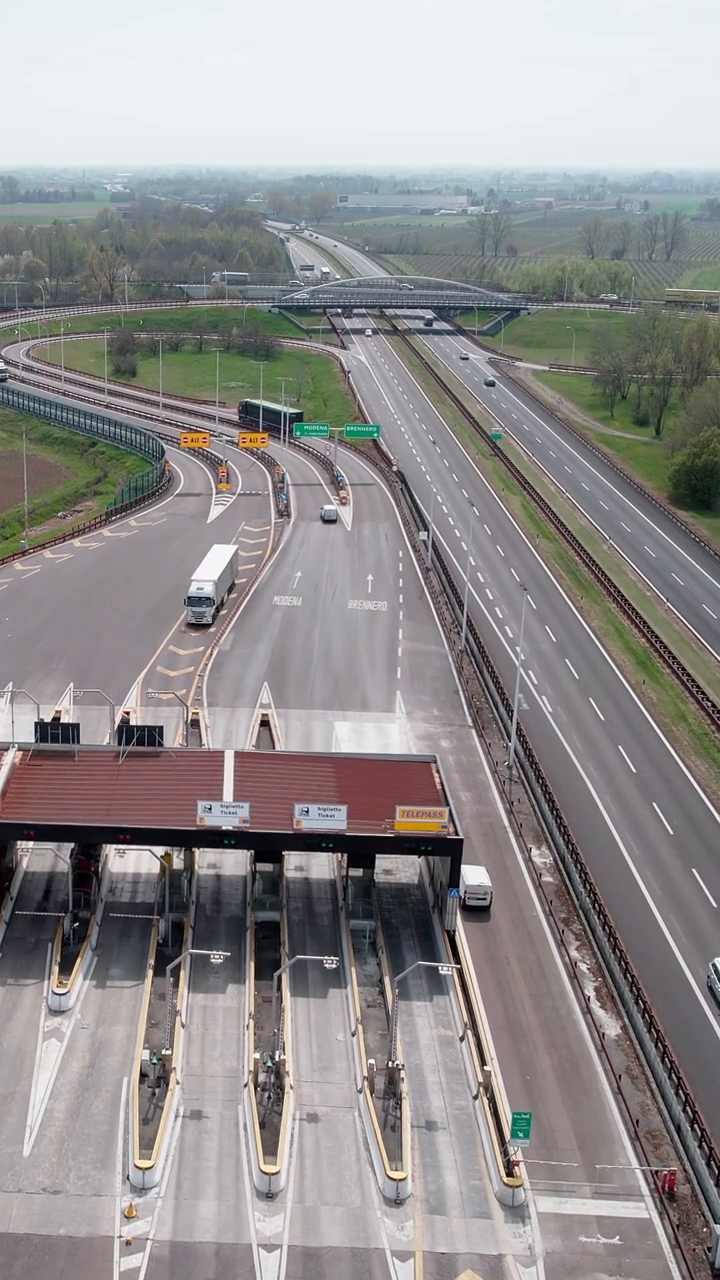
#> input picture frame 25 of prototypes/drone_perception/test_data/videos/traffic/247589_medium.mp4, 720 x 1280 px, given in place of the camera
$ python record_webcam.py
#> lines starting #> are read from the running program, lines starting #| are printed output that depends on the picture; after the words box and inside, x2 and y2 are one past the last pixel; in counts of white or black regions, pixels touching at a corner belong together
#!/usr/bin/env python3
"""
Webcam recording utility for creating stereo pipeline test videos.

Records forward-facing webcam footage suitable for depth estimation testing.
Provides visual feedback and instructions for capturing good test data.

Usage:
    python scripts/record_webcam.py --output test_data/videos/webcam/test1.mp4
    python scripts/record_webcam.py --camera 0 --resolution 1280x720 --fps 30
"""

import sys
from pathlib import Path
import argparse
import cv2
import time
from datetime import datetime

# Add parent directory to path
sys.path.insert(0, str(Path(__file__).parent.parent))


def parse_resolution(res_str):
    """Parse resolution string like '1280x720' to (width, height)."""
    try:
        width, height = map(int, res_str.lower().split('x'))
        return width, height
    except:
        raise ValueError(f"Invalid resolution format: {res_str}. Use WIDTHxHEIGHT (e.g., 1280x720)")


def record_webcam(
    camera_id=0,
    output_path=None,
    resolution=(1280, 720),
    fps=30,
    show_instructions=True
):
    """
    Record webcam footage with live preview.

    Args:
        camera_id: Camera device ID (0 for default webcam)
        output_path: Path to save video
        resolution: (width, height) tuple
        fps: Frames per second
        show_instructions: Show recording tips overlay
    """
#> called with camera_id = 0, resolution = (1280, 720), fps = 30, show_instructions = True
    # Open camera
    print(f"Opening camera {camera_id}...")
    cap = cv2.VideoCapture(camera_id)

    if not cap.isOpened():
        raise RuntimeError(f"Failed to open camera {camera_id}")

    # Set resolution
    width, height = resolution
    cap.set(cv2.CAP_PROP_FRAME_WIDTH, width)
    cap.set(cv2.CAP_PROP_FRAME_HEIGHT, height)
    cap.set(cv2.CAP_PROP_FPS, fps)

    # Get actual resolution (might differ from requested)
    actual_width = int(cap.get(cv2.CAP_PROP_FRAME_WIDTH))
    actual_height = int(cap.get(cv2.CAP_PROP_FRAME_HEIGHT))
    actual_fps = cap.get(cv2.CAP_PROP_FPS)

    print(f"Camera opened: {actual_width}x{actual_height} @ {actual_fps} fps")

    # Default output path if not provided
    if output_path is None:
        timestamp = datetime.now().strftime("%Y%m%d_%H%M%S")
        output_path = Path(f"test_data/videos/webcam/recording_{timestamp}.mp4")
    else:
        output_path = Path(output_path)

    # Create output directory
    output_path.parent.mkdir(parents=True, exist_ok=True)

    # Create video writer
    fourcc = cv2.VideoWriter_fourcc(*'mp4v')
    writer = cv2.VideoWriter(
        str(output_path),
        fourcc,
        fps,
        (actual_width, actual_height)
    )

    if not writer.isOpened():
        raise RuntimeError(f"Failed to create video writer: {output_path}")

    print(f"\nOutput: {output_path}")
    print("\n" + "="*60)
    print("WEBCAM RECORDING")
    print("="*60)
    print("\nControls:")
    print("  SPACE - Start/Stop recording")
    print("  'q'   - Quit")
    print("  'i'   - Toggle instructions")
    print("\nTips for good depth test footage:")
    print("  • Keep camera steady or move slowly")
    print("  • Include objects at multiple distances (1-10m)")
    print("  • Use forward-facing perspective (not overhead)")
    print("  • Record for 10-30 seconds")
    print("  • Good lighting helps detection")
    print("="*60)

    recording = False
    frame_count = 0
    start_time = None

    instructions = [
        "TIPS FOR DEPTH TESTING:",
        "- Objects at 1-3m (near)",
        "- Objects at 3-7m (mid)",
        "- Objects at 7-15m (far)",
        "- Walk toward/away slowly",
        "- Move objects in scene"
    ]

    show_tips = show_instructions

    try:
        while True:
            ret, frame = cap.read()
#> frame is the input picture: shape (1280, 720, 3); mean B, G, R 142.4, 142.4, 144.9
            if not ret:
                print("Failed to grab frame")
                break

            display_frame = frame.copy()

            # Add overlay
            overlay_y = 30

            # Recording indicator
            if recording:
                # Red recording dot
                cv2.circle(display_frame, (30, 30), 15, (0, 0, 255), -1)
                cv2.putText(display_frame, "RECORDING", (60, 40),
                           cv2.FONT_HERSHEY_SIMPLEX, 0.7, (0, 0, 255), 2)

                # Frame counter and time
                elapsed = time.time() - start_time
                cv2.putText(display_frame,
                           f"Frames: {frame_count} | Time: {elapsed:.1f}s",
                           (60, 70),
                           cv2.FONT_HERSHEY_SIMPLEX, 0.5, (0, 0, 255), 1)
            else:
                # Ready indicator
                cv2.putText(display_frame, "READY - Press SPACE to record",
                           (30, 40),
                           cv2.FONT_HERSHEY_SIMPLEX, 0.7, (0, 255, 0), 2)
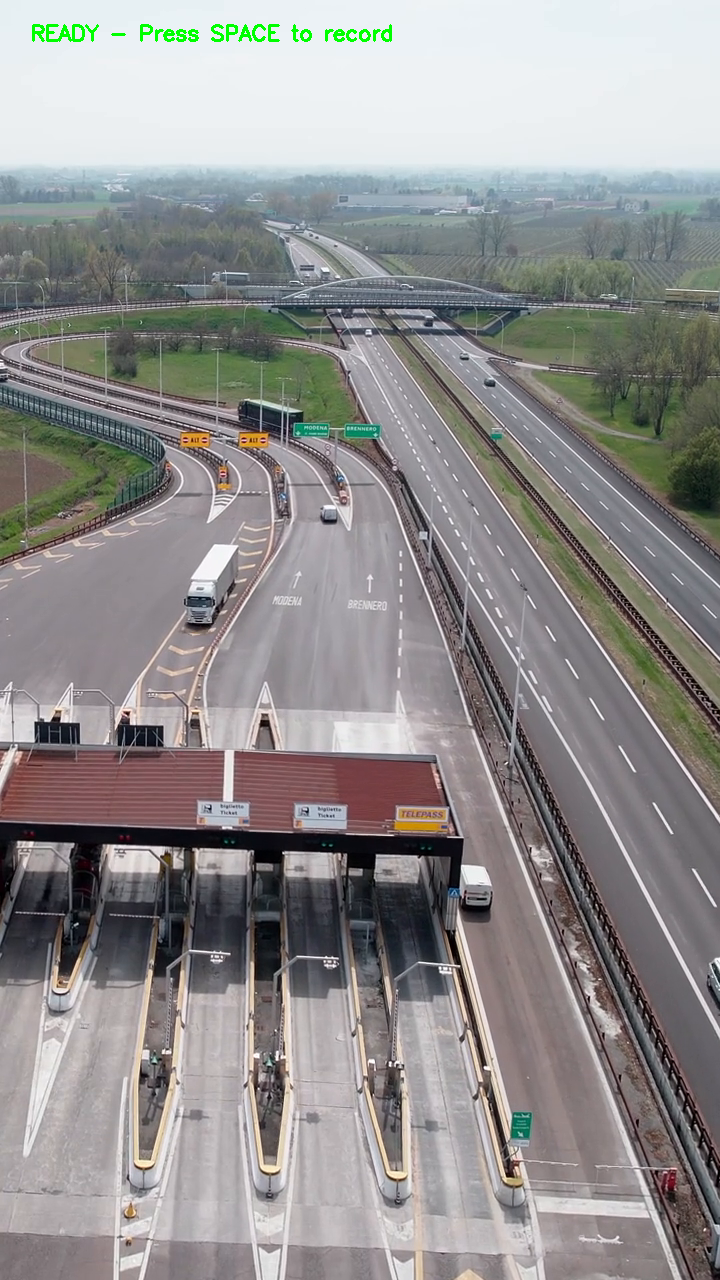
#> display_frame: shape (1280, 720, 3); 0.25% of pixels changed, all inside (x1, y1, x2, y2) = (32, 24, 392, 42)

            # Instructions overlay
            if show_tips:
                tips_y = actual_height - 180
                for i, tip in enumerate(instructions):
                    cv2.putText(display_frame, tip,
                               (10, tips_y + i*25),
                               cv2.FONT_HERSHEY_SIMPLEX, 0.5, (255, 255, 255), 1)
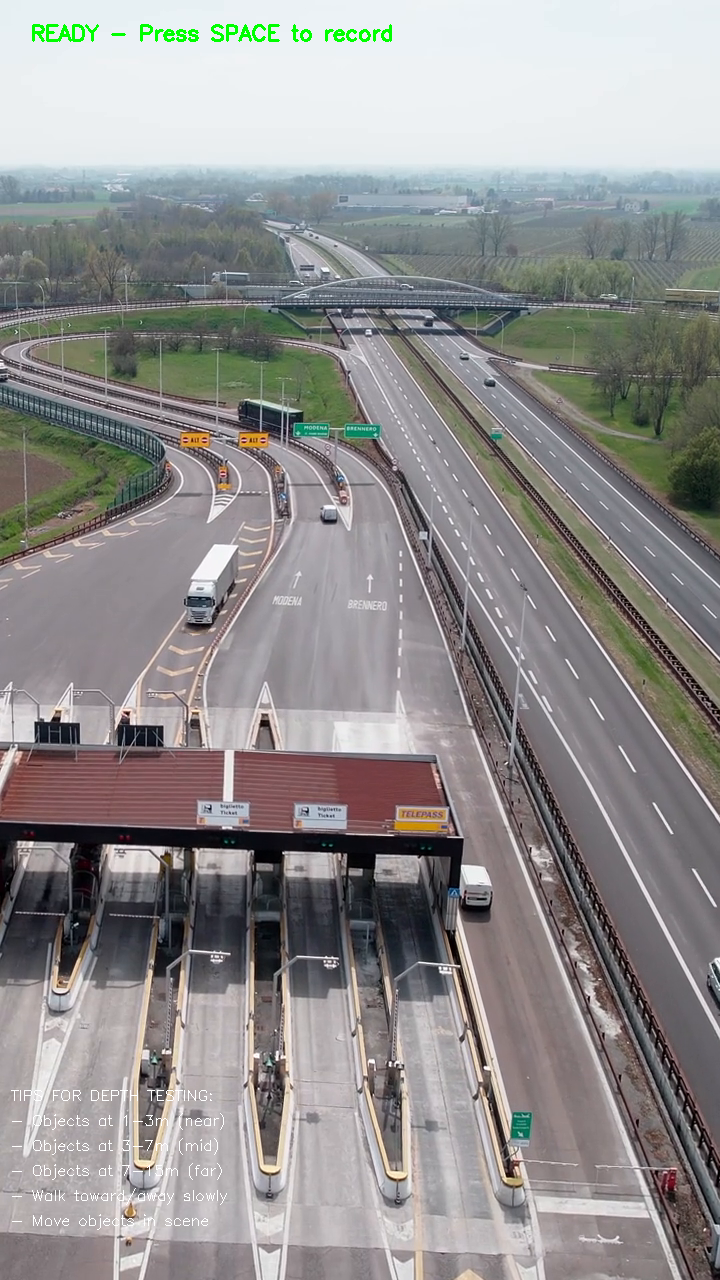
#> display_frame: shape (1280, 720, 3); 0.26% of pixels changed, all inside (x1, y1, x2, y2) = (11, 1090, 227, 1230)

            # Show preview
            cv2.imshow("Webcam Recording", display_frame)

            # Write frame if recording
            if recording:
                writer.write(frame)
                frame_count += 1

            # Handle keyboard input
            key = cv2.waitKey(1) & 0xFF
#> (key q is pressed here)

            if key == ord('q'):
                break
            elif key == ord(' '):  # Space bar
                if not recording:
                    # Start recording
                    recording = True
                    start_time = time.time()
                    frame_count = 0
                    print("\n▶ Recording started...")
                else:
                    # Stop recording
                    recording = False
                    elapsed = time.time() - start_time
                    print(f"■ Recording stopped. {frame_count} frames, {elapsed:.1f}s")
            elif key == ord('i'):
                # Toggle instructions
                show_tips = not show_tips

    finally:
        # Cleanup
        cap.release()
        writer.release()
        cv2.destroyAllWindows()

        if frame_count > 0:
            print(f"\n✓ Video saved: {output_path}")
            print(f"  {frame_count} frames")
            print(f"\nNext steps:")
            print(f"  1. Generate depth map:")
            print(f"     python scripts/generate_depth_maps.py --input {output_path}")
            print(f"  2. Run stereo pipeline:")
            print(f"     python examples/stereo_pipeline.py --backend recorded \\")
            print(f"       --rgb-video {output_path} \\")
            print(f"       --depth-video {output_path.with_name(output_path.stem + '_depth.mp4')}")
        else:
            print("\nNo frames recorded. Video not saved.")
            output_path.unlink(missing_ok=True)


def main():
    parser = argparse.ArgumentParser(
        description='Record webcam footage for stereo pipeline testing'
    )
    parser.add_argument('--camera', type=int, default=0,
                       help='Camera device ID (default: 0)')
    parser.add_argument('--output', type=str, default=None,
                       help='Output video path (default: auto-generated in test_data/videos/webcam/)')
    parser.add_argument('--resolution', type=str, default='1280x720',
                       help='Resolution as WIDTHxHEIGHT (default: 1280x720)')
    parser.add_argument('--fps', type=int, default=30,
                       help='Frames per second (default: 30)')
    parser.add_argument('--no-instructions', action='store_true',
                       help='Hide instruction overlay')

    args = parser.parse_args()

    try:
        resolution = parse_resolution(args.resolution)

        record_webcam(
            camera_id=args.camera,
            output_path=args.output,
            resolution=resolution,
            fps=args.fps,
            show_instructions=not args.no_instructions
        )

    except KeyboardInterrupt:
        print("\n\nInterrupted by user")
    except Exception as e:
        print(f"\nERROR: {e}")
        return 1

    return 0


if __name__ == "__main__":
    sys.exit(main())
#> (the program exits here)

$ run again, starting later in the video
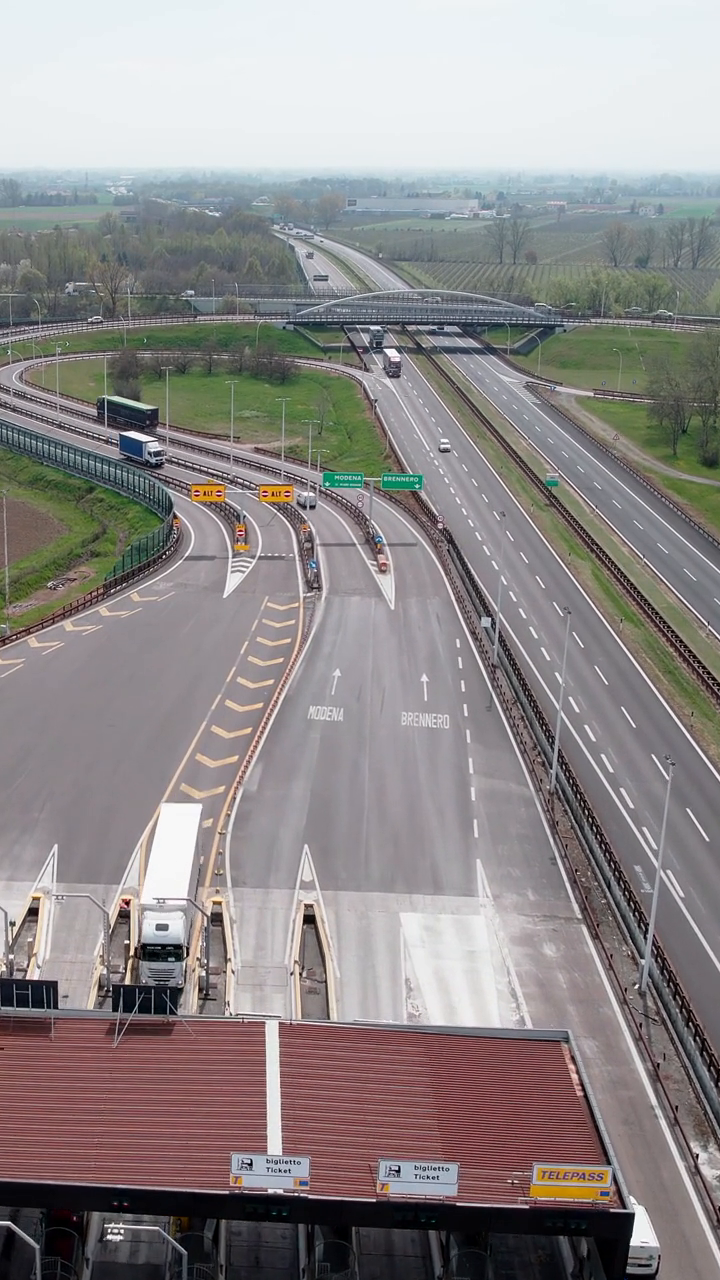
#> input picture frame 116 of prototypes/drone_perception/test_data/videos/traffic/247589_medium.mp4, 720 x 1280 px, given in place of the camera
#> in record_webcam, frame is the input picture: shape (1280, 720, 3); mean B, G, R 137.2, 137.4, 142.3
#> in record_webcam, `cv2.putText(display_frame, "READY - Press SPACE to record", (30, 40), ..`:
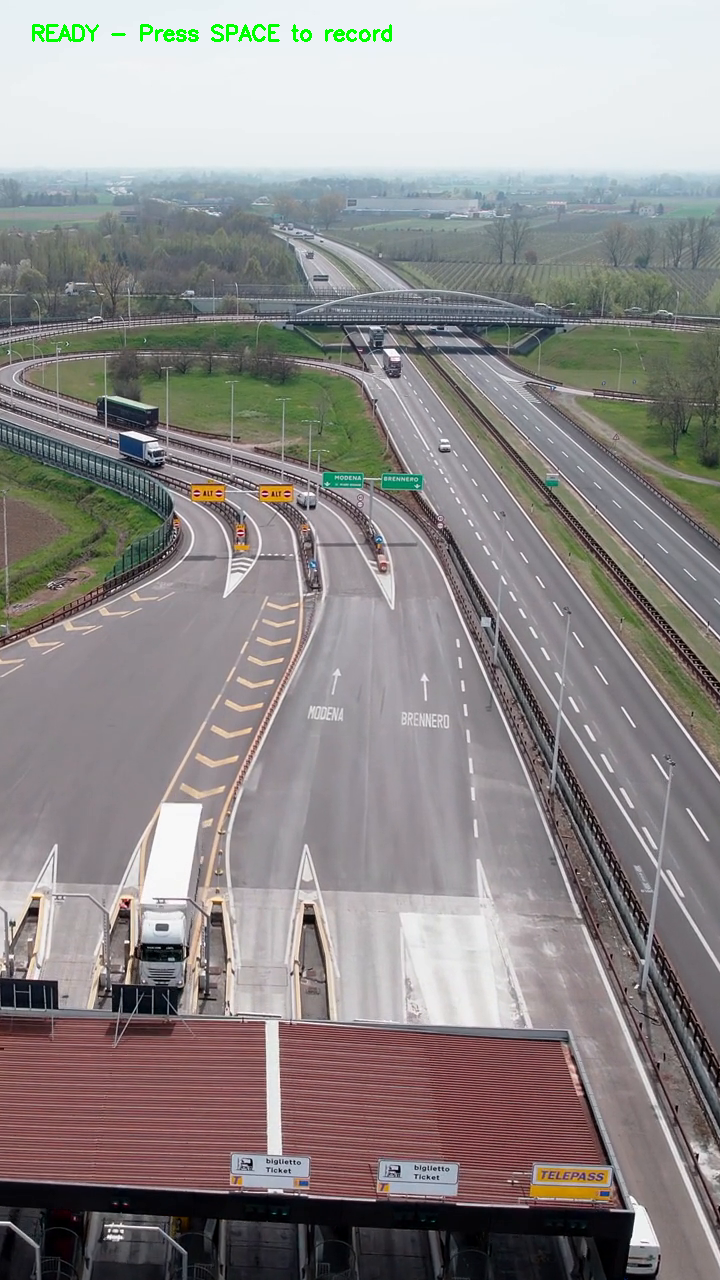
#> display_frame: shape (1280, 720, 3); 0.25% of pixels changed, all inside (x1, y1, x2, y2) = (32, 24, 392, 42)
#> after the loop in record_webcam, `for i, tip in enumerate(instructions):`:
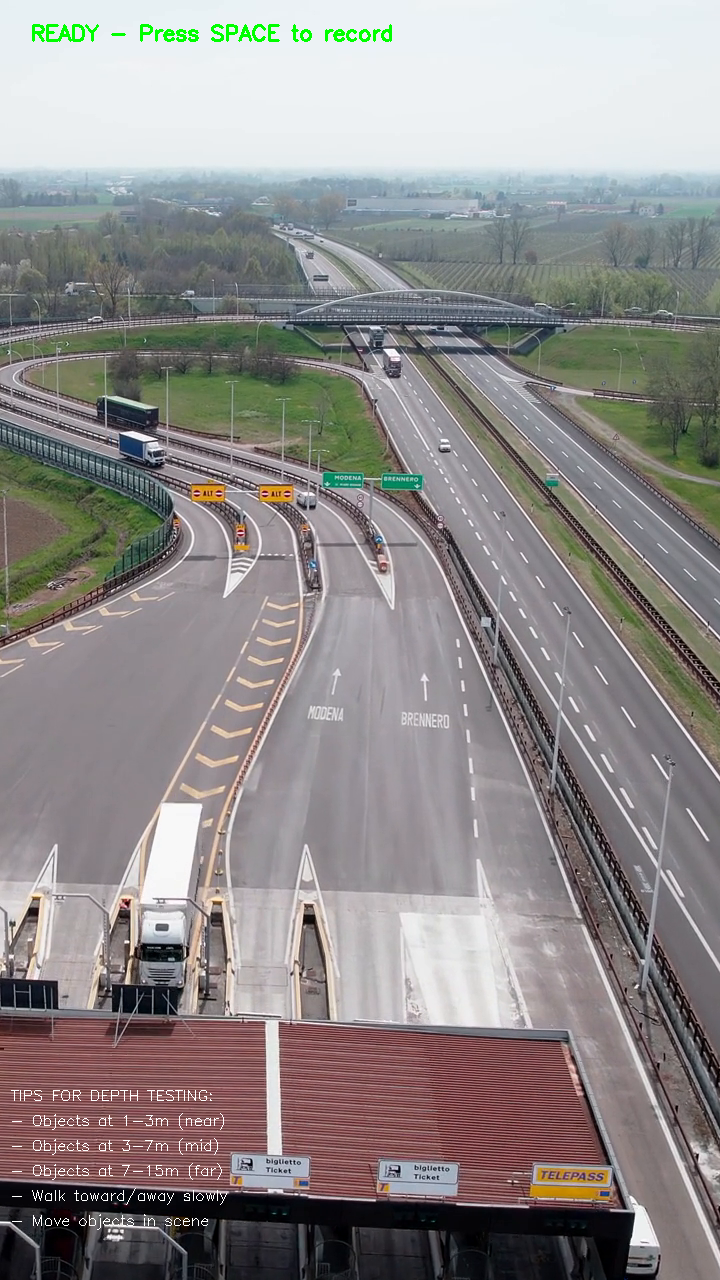
#> display_frame: shape (1280, 720, 3); 0.26% of pixels changed, all inside (x1, y1, x2, y2) = (11, 1090, 227, 1230)
